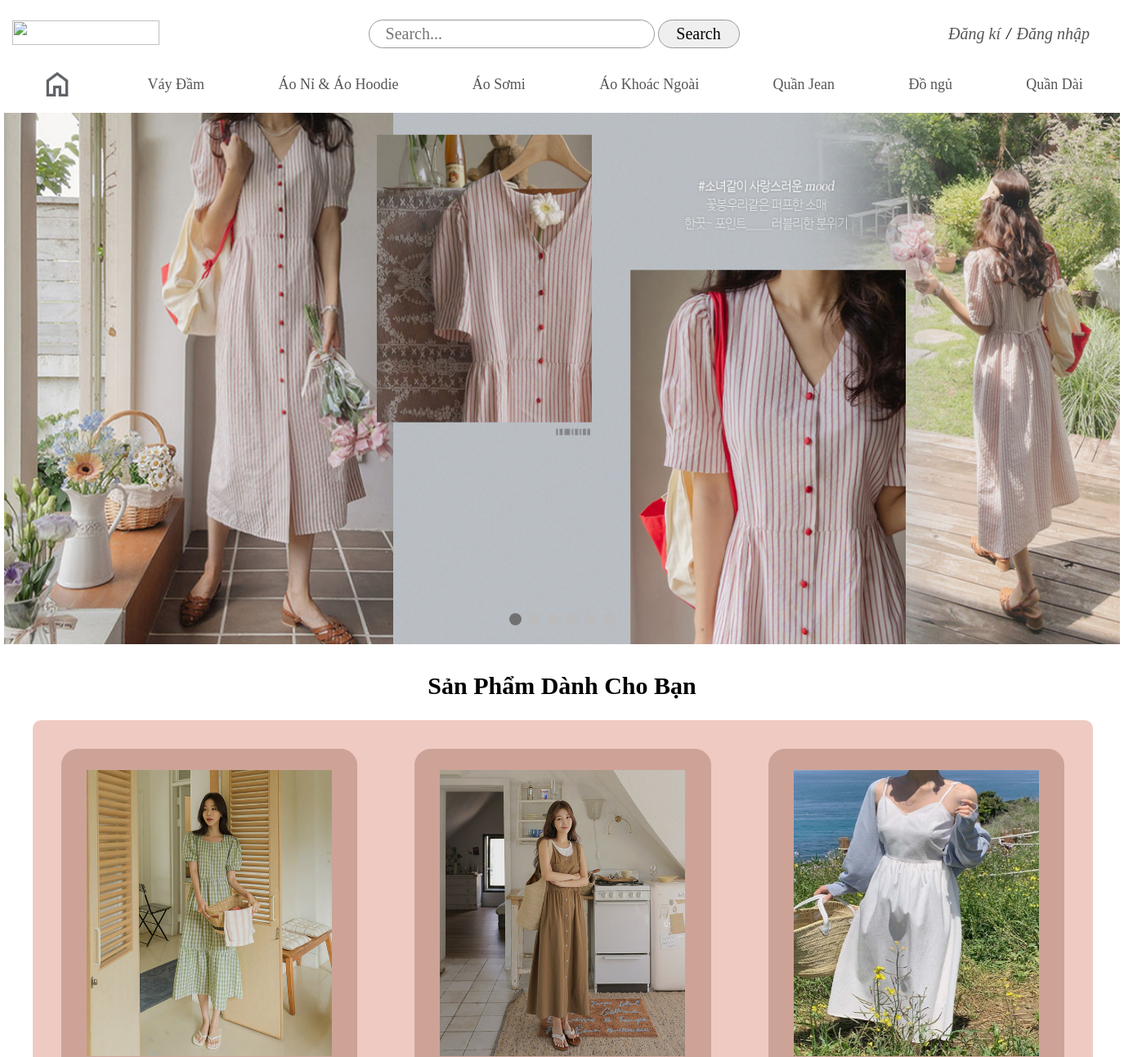
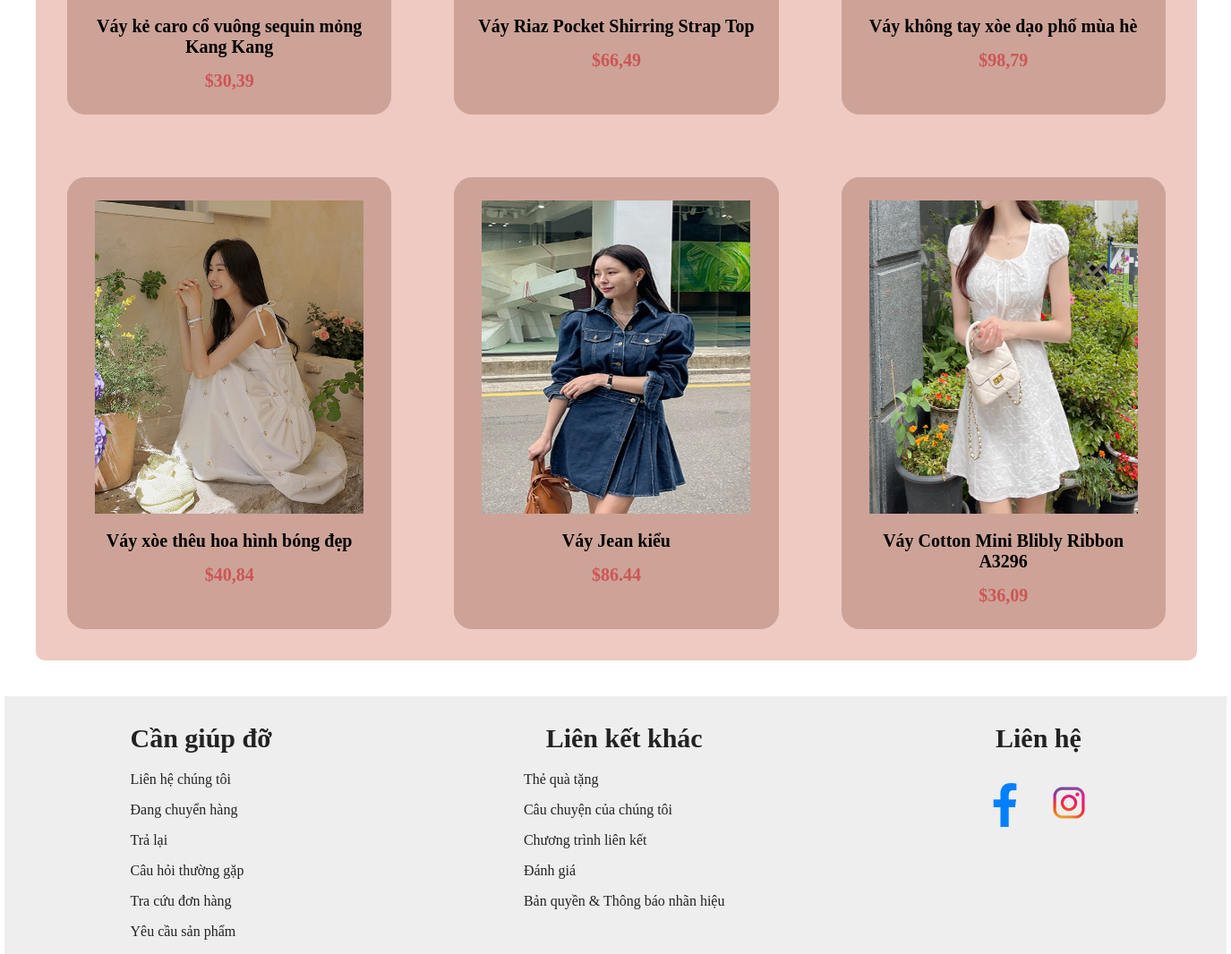
The page /?action=spdanhmuc&maloai=1 on the database its author committed (2 pictures, top to bottom).
### tables this page shows
CREATE TABLE `loaihang` (
  `maloai` int NOT NULL,
  `tenloai` varchar(255) NOT NULL
);

CREATE TABLE `sanpham` (
  `masanpham` int NOT NULL,
  `tensanpham` varchar(255) NOT NULL,
  `dongia` varchar(50) NOT NULL,
  `giamgia` varchar(50) DEFAULT NULL,
  `img` varchar(255) NOT NULL,
  `ngaynhap` date NOT NULL,
  `mota` varchar(2000) DEFAULT NULL,
  `soluotxem` int NOT NULL DEFAULT '0',
  `maloai` int NOT NULL,
  `sp_noibat` tinyint(1) NOT NULL COMMENT '0 là bình thường, 1 là nổi bật '
);

### controller/userController.php (called while the page is built, shortened)
<?php
    include "./model/userModel.php";
    class UserController{
        public $userModel;
        function __construct()
        {
            $this -> userModel = new UserModel();
        }
        function showSpDanhmuc($id){
            $spdanhmucs = $this->userModel->getSpDanhmuc($id);
            $danhmucs = $this->userModel->getDanhmuc();
            include "./view/spDanhmuc.php";
        }
    }
?>

### includes/connect.php (called while the page is built)
<?php
    function connectDB(){
        $servername = 'localhost';
        $username = 'root';
        $passwork ='';
        $dbname = 'duanmau';
        try{
            $conn = new PDO("mysql:host=$servername;dbname=$dbname", $username, $passwork);
            $conn->setAttribute(PDO::ATTR_ERRMODE, PDO::ERRMODE_EXCEPTION);
            return $conn;
        }catch(PDOException $e){
            echo "loi: " .$e->getMessage();
        }
    }
?>

### model/userModel.php (called while the page is built, shortened)
<?php
    include "./includes/connect.php";
    class UserModel{
        public $conn;
        function __construct()
        {
            $this -> conn = connectDB();
        }
        function getDanhmuc(){
            $sql = "SELECT * FROM loaihang";
            $result = $this ->conn->query($sql);
            return $result->fetchAll(PDO::FETCH_ASSOC);
        }
        function getSpDanhmuc($id){
            $sql = "SELECT * FROM sanpham WHERE maloai = '$id'";
            $result = $this->conn->query($sql);
            return $result->fetchAll(PDO::FETCH_ASSOC);
        }
    }
?>

### view/spDanhmuc.php (the view, shortened to what this page needs)
<!DOCTYPE html>
<html lang="en">
<head>
</head>
<body>
    <div class="layout">
        <div>
        <header>
            <div class="logo">
                <img src="./public/img/logo.png" alt="">
            </div>
            <div class="search">
                <form action="" method="get">
                    <input type="search" name="keyword" placeholder="Search...">
                    <input type="submit" value="Search">
                </form>
            </div>
            <div class="login">
                <p><a href="?action=dangki">Đăng kí</a></p>
                <p> / </p>
                <p><a href="?action=login">Đăng nhập</a></p>
            </div>
        </header>
        <nav>
            <div class="danhmuc">
                <a href="?action=home"><img width="40px" height="40px" src="./public/img/nuthome.png" alt=""></a>
                <?php
                    foreach($danhmucs as $danhmuc){
                ?>
                    <div class="danhmuc2"><a href="?action=spdanhmuc&maloai=<?php echo $danhmuc['maloai'] ?>"><?php echo $danhmuc['tenloai'] ?></a></div>
                <?php
                    }
                ?>
            </div>
        </nav>
        <div class="banner">
            <div class="anh fade">
                <img src="./public/img/banner1.jpg" style="width: 100%;">
            </div>
        </div>
        <div class = "nut" style="text-align:center">
            <span class="dot" onclick="currentSlide(1)"></span>
            <span class="dot" onclick="currentSlide(2)"></span>
            <span class="dot" onclick="currentSlide(3)"></span>
            <span class="dot" onclick="currentSlide(4)"></span>
            <span class="dot" onclick="currentSlide(5)"></span>
            <span class="dot" onclick="currentSlide(6)"></span>
        </div>
        <article>
            <div class="spnoibat">
                <h1>Sản Phẩm Dành Cho Bạn</h1>
                <div class="khungsanphams">
                    <?php
                        foreach($spdanhmucs as $spdanhmuc){
                    ?>
                        <div class="sanphams">
                            <a href="?action=spchitiet&masanpham=<?php echo $spdanhmuc['masanpham'] ?>">
                                <div class="sanpham">
                                    <div><img src="./public/img/<?php echo $spdanhmuc['img'] ?>" alt=""></div>
                                    <div class="tensp"><?php echo $spdanhmuc['tensanpham'] ?></div>
                                    <div class="giasp"><?php echo $spdanhmuc['dongia'] ?></div>
                                </div>
                            </a>
                        </div>
                    <?php
                        }
                    ?>
                </div>
            </div>
        </article>
        <footer>
              <div class="ft1">
                <h1>Cần giúp đỡ</h1>
                <p><a href="">Liên hệ chúng tôi</a></p>
                <p><a href="">Đang chuyển hàng</a></p>
                <p><a href="">Trả lại</a></p>
                <p><a href="">Câu hỏi thường gặp</a></p>
                <p><a href="">Tra cứu đơn hàng</a></p>
                <p><a href="">Yêu cầu sản phẩm</a></p>
              </div>
              <div class="ft2">
                <h1>Liên kết khác</h1>
                <p><a href="">Thẻ quà tặng</a></p>
                <p><a href="">Câu chuyện của chúng tôi</a></p>
                <p><a href="">Chương trình liên kết</a></p>
                <p><a href="">Đánh giá</a></p>
                <p><a href="">Bản quyền & Thông báo nhãn hiệu</a></p>
              </div>
              <div class="ft3">
                <h1>Liên hệ</h1>
                <a href=""><img width="65px" height="65px" src="./public/img/facebook-logo.webp" alt=""></a>
                <a href=""><img width="70px" height="70px" src="./public/img/instagram-logo.webp" alt=""></a>
              </div>
        </footer>
    </div>
</body>
</html>

### view/spDanhmuc.php (style rules this page uses)
body { margin: 0; padding: 0; }
.layout { margin: 0 auto; width: 1365px; }
header { margin-top: 10px; display: flex; justify-content: space-between; align-items: center; }
header .logo img { margin-left: 10px; width: 180px; height: 30px; }
input[type=search] { width: 350px; height: 35px; border-radius: 30px; border: 1px solid #999; font-size: 20px; padding-left: 20px; font-family: Cambria, Cochin, Georgia, Times, 'Times New Roman', serif; }
input[type=submit] { width: 100px; height: 35px; border-radius: 30px; border: 1px solid #999; font-family: Cambria, Cochin, Georgia, Times, 'Times New Roman', serif; font-size: 20px; }
header .login { display: flex; margin-right: 30px; }
header .login p { margin-right: 7px; font-size: 20px; font-family: Cambria, Cochin, Georgia, Times, 'Times New Roman', serif; font-style: italic; }
header .login a { text-decoration: none; color: #555; }
.danhmuc { display: flex; justify-content: space-around; margin-top: 10px; }
.danhmuc a { text-decoration: none; font-size: 18px; font-family: Cambria, Cochin, Georgia, Times, 'Times New Roman', serif; color: #555; position: relative; }
.danhmuc a::before { content: ""; position: absolute; top: 100%; left: 0; background: pink; width: 0%; height: 5px; transition: .5s; }
.danhmuc2 { padding-top: 10px; }
.banner img { margin-top: 10px; width: 1365px; height: 650px; position: relative; }
.dot { cursor: pointer; height: 15px; width: 15px; margin: 0 2px; background-color: #bbb; border-radius: 50%; display: inline-block; transition: background-color 0.6s ease; }
.nut { position: absolute; top: 750px; left:50%; transform:translateX(-50%); }
.active, .dot:hover { background-color: #717171; }
.fade { animation-name: fade; animation-duration: 1.5s; }
footer { background-color: #eee; display: flex; justify-content: space-around; font-family: Cambria, Cochin, Georgia, Times, 'Times New Roman', serif; }
footer h1 { color: #222; }
footer a { text-decoration: none; color: #222; }
h1 { text-align: center; font-size: 30px; font-family: Cambria, Cochin, Georgia, Times, 'Times New Roman', serif; margin-top: 30px; }
article { width: 1365px; margin: 0 auto; padding-bottom: 40px; }
.khungsanphams { margin-left: 35px; background-color: #efcac3; border-radius: 10px; display: grid; grid-template-columns: 1fr 1fr 1fr; width: 95%; }
.sanphams { margin: 35px; border: 1px solid #cda398; background-color: #cda398; border-radius: 20px; text-align: center; padding: 25px; }
.sanphams a { text-decoration: none; }
.sanpham img { width: 300px; height: 350px; }
.sanpham .tensp { margin-top: 15px; margin-bottom: 15px; font-size: 20px; color: black; font-weight: bolder; font-family: Cambria, Cochin, Georgia, Times, 'Times New Roman', serif; }
.sanpham .giasp { color: #CD5555; font-size: 20px; font-weight: bolder; font-family: Cambria, Cochin, Georgia, Times, 'Times New Roman', serif; }

### rows shown on the page
loaihang: tenloai "Váy Đầm"
loaihang: tenloai "Áo Nỉ & Áo Hoodie"
loaihang: tenloai "Áo Sơmi"
loaihang: tenloai "Áo Khoác Ngoài"
loaihang: tenloai "Quần Jean"
loaihang: tenloai "Đồ ngủ"
loaihang: tenloai "Quần Dài"
sanpham: img (picture), tensanpham "Váy kẻ caro cổ vuông sequin mỏng Kang Kang", dongia "$30,39"
sanpham: img (picture), tensanpham "Váy Riaz Pocket Shirring Strap Top", dongia "$66,49"
sanpham: img (picture), tensanpham "Váy không tay xòe dạo phố mùa hè", dongia "$98,79"
sanpham: img (picture), tensanpham "Váy xòe thêu hoa hình bóng đẹp", dongia "$40,84"
sanpham: img (picture), tensanpham "Váy Jean kiểu", dongia "$86.44"
sanpham: img (picture), tensanpham "Váy Cotton Mini Blibly Ribbon A3296", dongia "$36,09"
